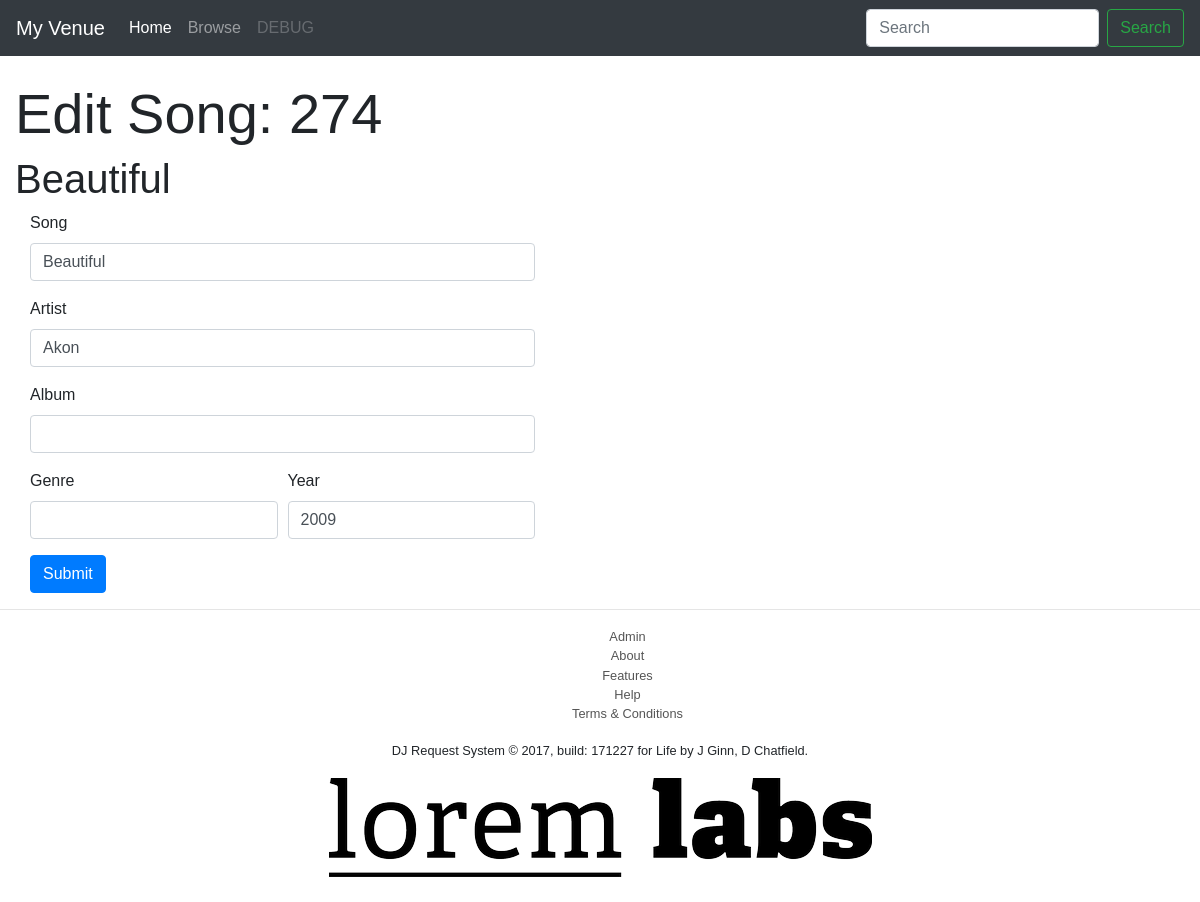
/songs/functions/func_edit_song.php?song_id=274, run on an earlier commit of the app's database.
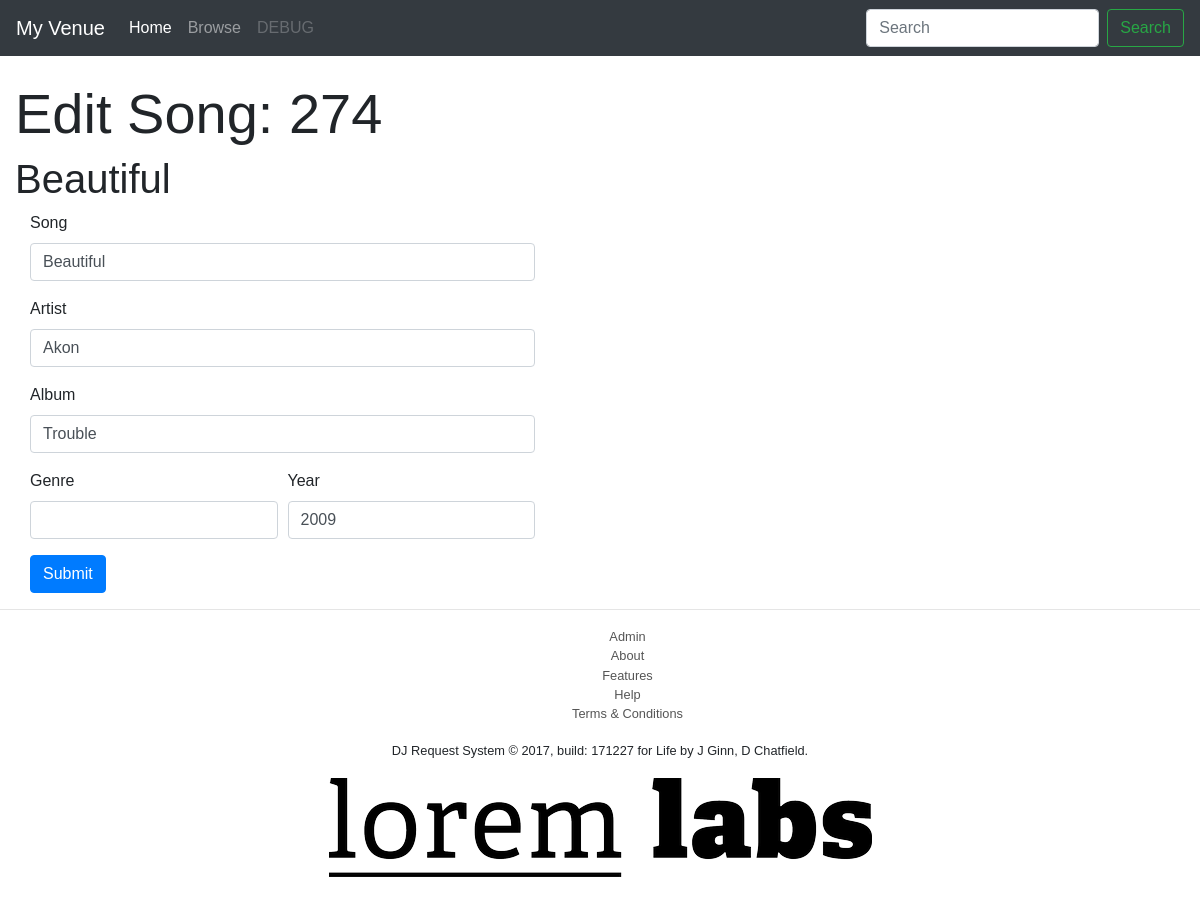
And on a later commit of the database.
### tables this page shows
CREATE TABLE `songs` (
  `song_id` int(11) NOT NULL,
  `song_name` text NOT NULL,
  `song_artist` text NOT NULL,
  `song_album` varchar(50) NOT NULL COMMENT 'Song Album',
  `song_genre` text NOT NULL,
  `song_year` int(4) NOT NULL
);

### config/DBVar.php (called while the page is built, shortened)
<?php
$environment = LOCAL;
$VenueName = "My Venue";
?>

### songs/functions/func_edit_song.php (the view, shortened to what this page needs)
<?php
	require_once($_SERVER["DOCUMENT_ROOT"] . "/djx/djx/config/DBVar.php");
	include($_SERVER["DOCUMENT_ROOT"] . "/djx/djx/partials/header.php");
?>
<head>
</head>
<body>
	<div class="fluid-container">
		<div class="col-md-12">
			<div class="row">
				<div class="col-md-11">
					<br>
					<?php
					$artist = "Edit Song: " . urldecode($_GET['song_id']);
					echo "<h1 class='display-4'>$artist</h1>";
					?>
					<?php
					$UID = (int)$_GET["song_id"];
					$terms = "SELECT * FROM songs WHERE song_id = '$UID'";
					$query = mysqli_query($mysqli, $terms);
					if(mysqli_num_rows($query) > 0){
						while($row = mysqli_fetch_array($query)){
							$song_name = $row['song_name'];
							$artist = $row['song_artist'];
							$album = $row['song_album'];
							$genre = $row['song_genre'];
							$year = $row['song_year'];
						echo "<h1 class='text-left'>" . $row['song_name'] . "</h1>";
						}
					?>
					<div class="col-md-6">
						<form action="func_update_song.php" method="post">
							<div class="form-group">
								<label>Song</label>
								<input class="form-control" onchange="valid()" type="text" id="ud_song_name" name="ud_song_name" value="<?=$song_name?>"></input>
							</div>
							<div class="form-group">
								<label>Artist</label>
								<input class="form-control" type="text" name="ud_artist" value="<?=$artist?>"></input>
							</div>
							<div class="form-group">
								<label>Album</label>
								<input class="form-control" type="text" name="ud_album" value="<?=$album?>"></input>
							</div>
							<div class="form-row">
								<div class="form-group col-md-6">
									<label>Genre</label>
									<input class="form-control" type="text" name="ud_genre" value="<?=$genre?>"></input>
								</div>
								<div class="form-group col-md-6">
									<label>Year</label>
									<input class="form-control" type="text" name="ud_year" value="<?=$year?>"></input>
								</div>
							</div>
							<button class="btn btn-primary" name="add_song" type="submit" value="Submit">Submit</button>
						</form>
					</div>
					<?php
					} else{
						echo "<p>No songs were found.</p>";
						echo '<a href="javascript:history.back()">Go back</a>';
					}
					?>
				</div>
			</div>
		</div>
	</div>
</body>
<?php include($_SERVER["DOCUMENT_ROOT"] . "/djx/djx/partials/footer.php"); ?>

### partials/header.php (shortened to what this page needs)
<?php
	require_once($_SERVER["DOCUMENT_ROOT"] . "/djx/djx/config/DBVar.php");
?>
<!DOCTYPE html>
<html>
<head>
	<link rel="stylesheet" href="https://maxcdn.bootstrapcdn.com/bootstrap/4.0.0-beta.2/css/bootstrap.min.css">
	<link rel="stylesheet" href="<?php echo $environment; ?>css/custom.css">
</head>
<nav class="navbar navbar-expand-lg navbar-dark bg-dark">
  <?php echo"<a class='navbar-brand' href='http://localhost/djx/djx/index.php'>$VenueName</a>"; ?>
  <div class="collapse navbar-collapse" id="navbarNav">
    <ul class="navbar-nav mr-auto mt-2 mt-lg-0">
		<li class="nav-item active">
			<a class="nav-link" href="<?php echo $environment; ?>index.php">Home <span class="sr-only">(current)</span></a>
		</li>
		<li class="nav-item">
			<a class="nav-link" href="<?php echo $environment; ?>songs/browse_song.php">Browse</a>
		</li>
		<li class="nav-item">
			<a class="nav-link disabled" href="#">DEBUG</a>
		</li>
    </ul>
    <form class="form-inline my-2 my-lg-0" action="<?php echo $environment; ?>songs/search_song.php" method="get">
		<input class="form-control mr-sm-2" name="search_val" type="text" placeholder="Search" class="form-control" aria-label="Search">
		<button class="btn btn-outline-success my-2 my-sm-0" name="SearchButton" value="search" type="submit">Search</button>
    </form>
  </div>
</nav>

### partials/footer.php (shortened to what this page needs)
<footer>
	<hr>
	<div class="fluid-container">
		<div class="row">
			<table class="ext-center" style="width: 33%; margin: 0 auto;">
				<tr>
					<td>
						<small>
						<ul class="text-center" style="list-style: none;">
							<li><a href="<?php echo $environment; ?>accounts/login.php">Admin</a></li>
							<li><a href="<?php echo $environment; ?>static/about.php">About</a></li>
							<li><a href="<?php echo $environment; ?>static/features.php">Features</a></li>
							<li><a href="<?php echo $environment; ?>static/help.php">Help</a></li>
							<li><a href="<?php echo $environment; ?>static/tandc.php">Terms & Conditions</a></li>
						</ul>
						</small>
					</td>
				</tr>
				<tr>
					<td><small><p class="text-center">DJ Request System &copy; 2017, build: 171227 for Life by J Ginn, D Chatfield.</p></small></td>
				</tr>
				<tr>
					<td><img src="<?php echo $environment; ?>images/bottom_logo.png" alt="Logo" height="30%"></td>
				</tr>
			</table>
		</div>
	</div>
	<br>
</footer>

### css/custom.css (style rules this page uses)
body { font-family: 'Alegreya Sans', sans-serif; }
footer a { color: #555; }
footer ul { list-style: none; }
footer ul li { margin-left: 15px; }

What changed in the data, as far as the page shows it:
changed songs "Beautiful": ud_album (not shown) → "Trouble"
